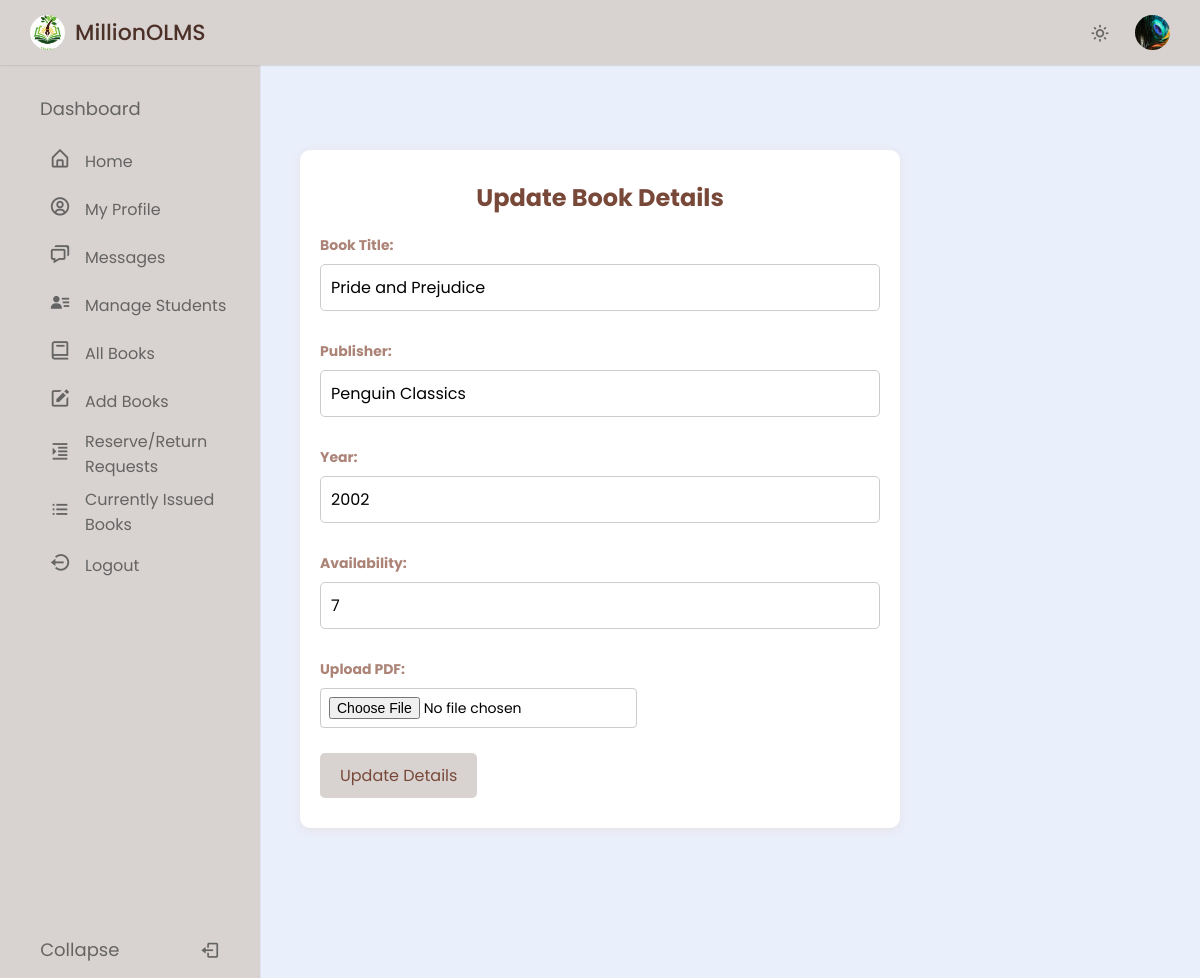
/admin/editBook.php?BookId=1 (signed in), run on an earlier commit of the app's database.
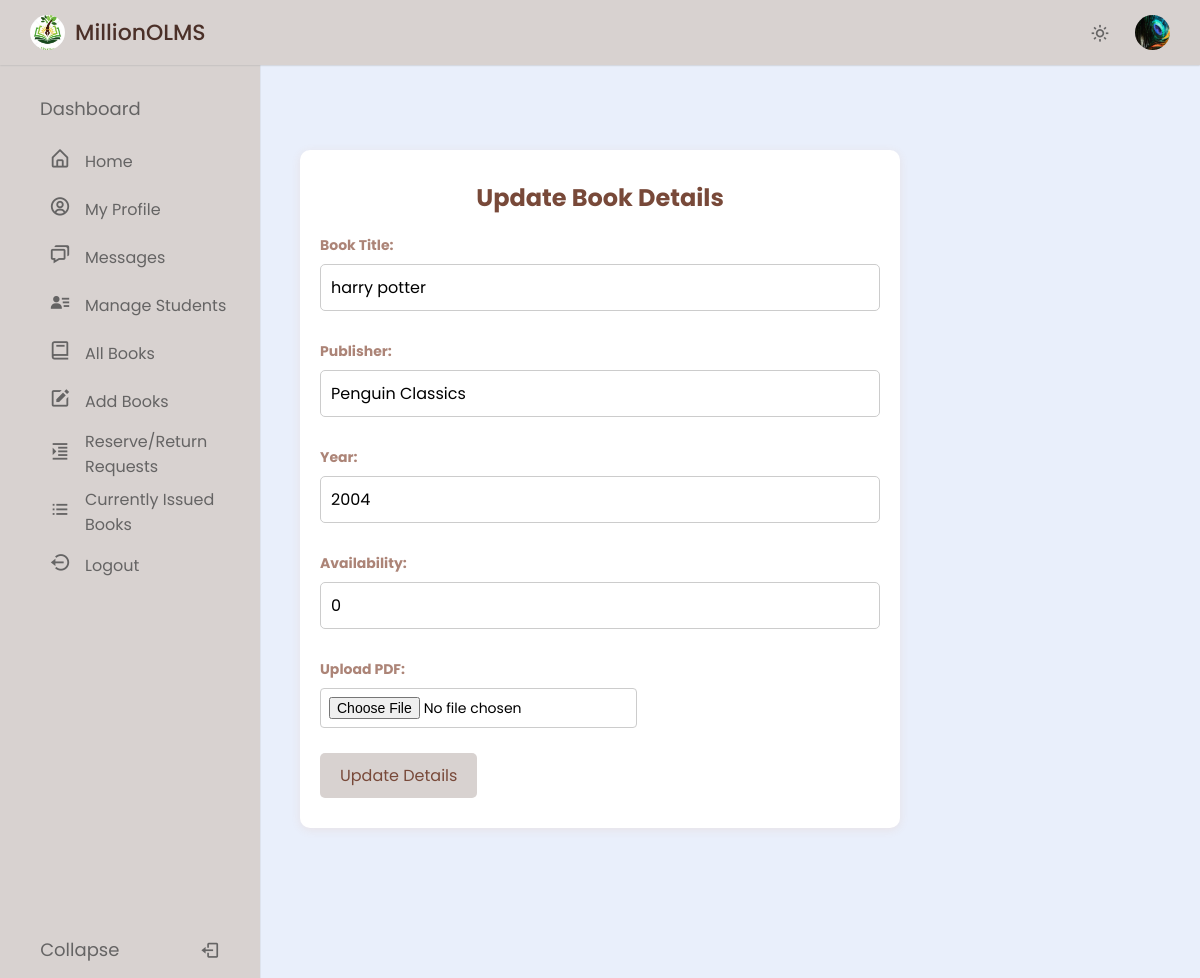
And on a later commit of the database.
### tables this page shows
CREATE TABLE `book` (
  `BookId` int NOT NULL,
  `Title` varchar(50) DEFAULT NULL,
  `Publisher` varchar(50) DEFAULT NULL,
  `Year` varchar(50) DEFAULT NULL,
  `Availability` int DEFAULT NULL,
  `Status` enum('Available','Reserved','CheckedOut') NOT NULL DEFAULT 'Available',
  `PDF_Link` varchar(255) DEFAULT NULL
);

### admin/editBook.php (the view, shortened to what the changed rows need)
<?php
require('dbconn.php');
?>
<!DOCTYPE html>
<html lang="en">
<head>
  <link href="https://unpkg.com/boxicons@latest/css/boxicons.min.css" rel="stylesheet" />
  <link rel="stylesheet" href="style.css" />
</head>
<body>
  <div class="span9">
    <div class="container1">
      <div class="container1_box">
        <h2>Update Book Details</h2>
        <?php
        $bookId = $_GET['BookId'];
        $sql = "SELECT * FROM olms.book WHERE BookId = '$bookId'";
        $result = $conn->query($sql);
        $row = $result->fetch_assoc();
        $name = $row['Title'];
        $publisher = $row['Publisher'];
        $year = $row['Year'];
        $avail = $row['Availability'];
        ?>
        <form class="form-horizontal row-fluid" action="editBook.php?BookId=<?php echo $bookId; ?>" method="post" enctype="multipart/form-data">
          <div class="control-group">
            <div class="controls">
              <input type="text" id="Title" name="Title" value="<?php echo htmlspecialchars($name) ?>" class="span8">
            </div>
          </div>
          <div class="control-group">
            <div class="controls">
              <input type="text" id="Publisher" name="Publisher" value="<?php echo htmlspecialchars($publisher) ?>" class="span8">
            </div>
          </div>
          <div class="control-group">
            <div class="controls">
              <input type="text" id="Year" name="Year" value="<?php echo htmlspecialchars($year) ?>" class="span8">
            </div>
          </div>
          <div class="control-group">
            <div class="controls">
              <input type="text" id="Availability" name="Availability" value="<?php echo htmlspecialchars($avail) ?>" class="span8">
            </div>
          </div>
        </form>
      </div>
    </div>
</body>
</html>

What changed in the data, as far as the page shows it:
changed book "Penguin Classics": Title "Pride and Prejudice" → "harry potter"; Year "2002" → "2004"; Availability "7" → "0"
